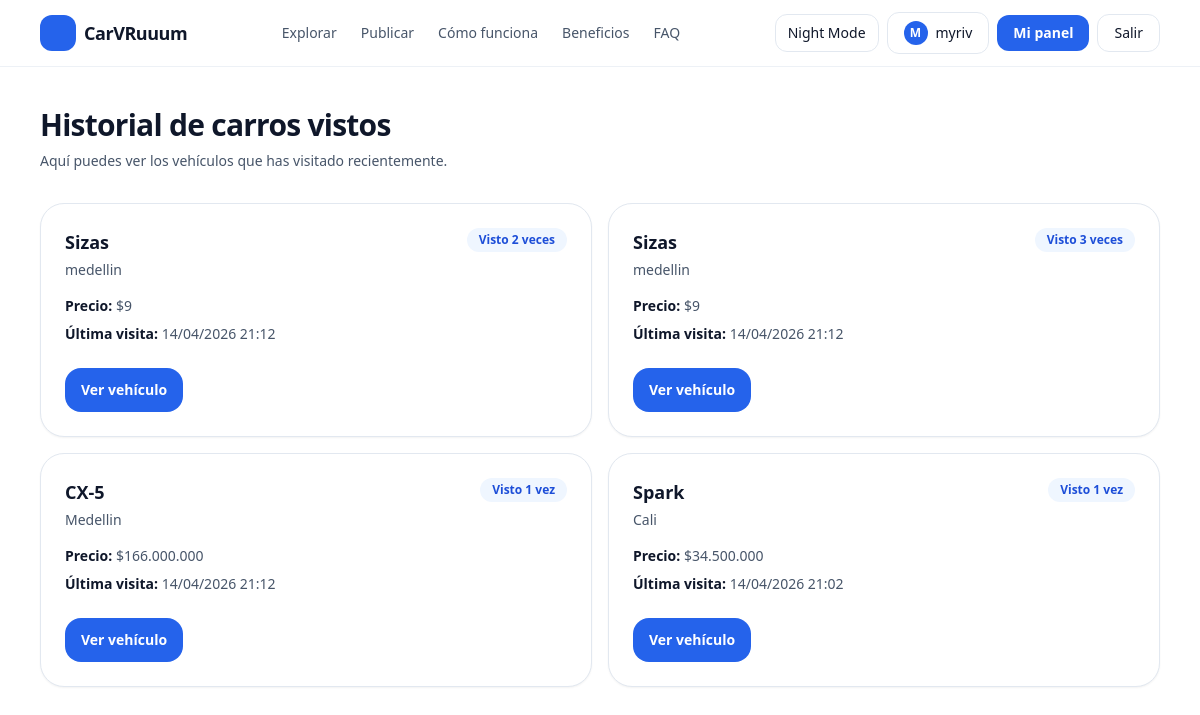
Before: /cars/history/ (signed in) with the older database file.
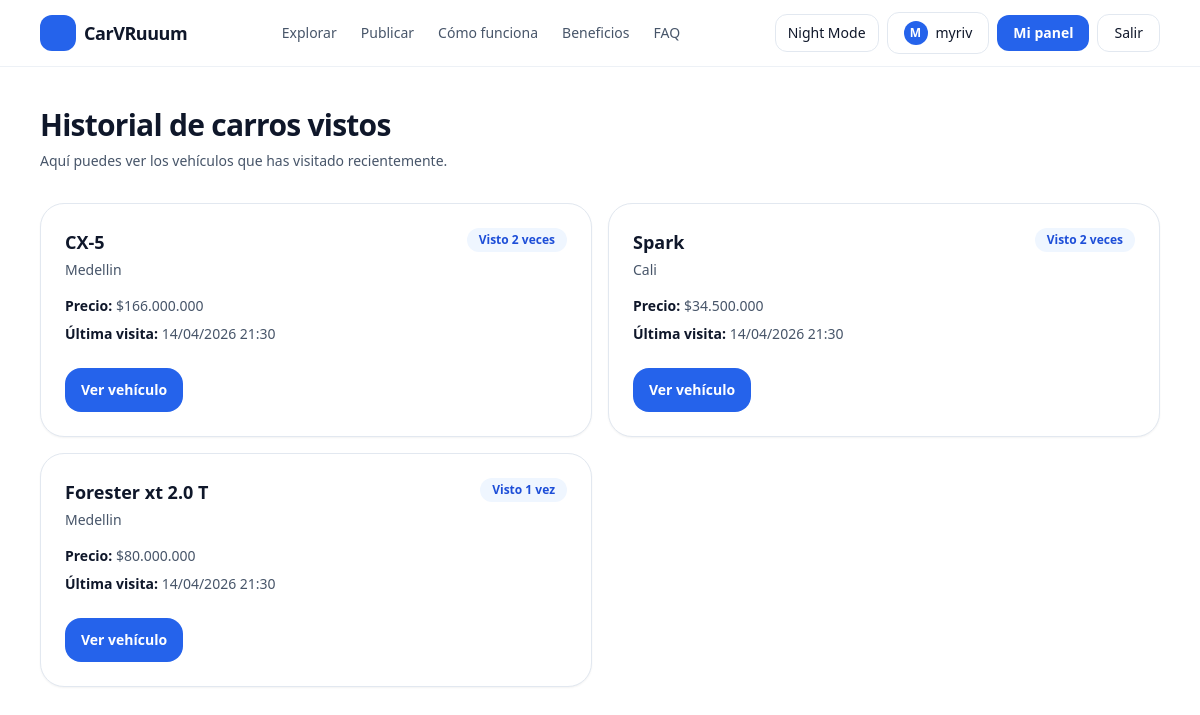
After: the same page with the newer database file.
### cars/models.py (models this page shows, shortened)
class CarViewHistory(models.Model):
    user = models.ForeignKey(User, on_delete=models.CASCADE, related_name="view_history")
    car = models.ForeignKey("Car", on_delete=models.CASCADE, related_name="viewed_by")
    first_viewed_at = models.DateTimeField(auto_now_add=True)
    last_viewed_at = models.DateTimeField(default=timezone.now)
    times_viewed = models.PositiveIntegerField(default=1)
    class Meta:
        unique_together = ("user", "car")
        ordering = ["-last_viewed_at"]

class Car(models.Model):
    owner = models.ForeignKey(settings.AUTH_USER_MODEL, on_delete=models.CASCADE, related_name="cars")
    make = models.CharField(max_length=60)
    model = models.CharField(max_length=60)
    year = models.PositiveIntegerField(validators=[MinValueValidator(1950), MaxValueValidator(2100)])
    price = models.PositiveIntegerField(validators=[MinValueValidator(0)])
    mileage_km = models.PositiveIntegerField(default=0, validators=[MinValueValidator(0)])
    is_sold = models.BooleanField(default=False)
    sold_at = models.DateTimeField(blank=True, null=True)
    city = models.CharField(max_length=80, blank=True, default="")
    description = models.TextField(blank=True, default="")
    is_active = models.BooleanField(default=True)
    created_at = models.DateTimeField(auto_now_add=True)
    class Meta:
        ordering = ["-created_at"]

### cars/views.py (the view)
# urls.py: path("history/", views.viewed_history, name="viewed_history"),
@login_required
def viewed_history(request):
    history = CarViewHistory.objects.filter(
        user=request.user,
        car__is_active=True
    ).select_related("car")
    return render(request, "cars/history.html", {
        "history": history
    })

### cars/templates/cars/history.html (shortened to what this page needs)
{% extends "base.html" %}
{% block content %}
<section class="mx-auto max-w-6xl px-4 py-10">
  <div class="flex items-center justify-between gap-4">
    <div>
      <h1 class="text-3xl font-bold tracking-tight">Historial de carros vistos</h1>
      <p class="mt-2 text-sm text-slate-600 dark:text-slate-300">
        Aquí puedes ver los vehículos que has visitado recientemente.
      </p>
    </div>
  </div>
  {% if history %}
    <div class="mt-8 grid gap-4 md:grid-cols-2 xl:grid-cols-3">
      {% for item in history %}
        <article class="rounded-3xl border border-slate-200 bg-white p-6 shadow-sm transition hover:-translate-y-1 hover:shadow-md dark:border-slate-800 dark:bg-slate-900">
          <div class="flex items-start justify-between gap-3">
            <div>
              <h2 class="text-lg font-bold text-slate-900 dark:text-white">
                {{ item.car.brand }} {{ item.car.model }}
              </h2>
              <p class="mt-1 text-sm text-slate-600 dark:text-slate-300">
                {{ item.car.city }}
              </p>
            </div>
            <span class="rounded-full bg-blue-50 px-3 py-1 text-xs font-semibold text-blue-700 dark:bg-blue-950/40 dark:text-blue-300">
              Visto {{ item.times_viewed }} {% if item.times_viewed == 1 %}vez{% else %}veces{% endif %}
            </span>
          </div>
          <div class="mt-4 space-y-2 text-sm text-slate-600 dark:text-slate-300">
            <p><span class="font-semibold text-slate-900 dark:text-white">Precio:</span> ${{ item.car.price }}</p>
            <p><span class="font-semibold text-slate-900 dark:text-white">Última visita:</span> {{ item.last_viewed_at|date:"d/m/Y H:i" }}</p>
          </div>
          <div class="mt-6">
            <a href="{% url 'cars:car_detail' item.car.pk %}"
               class="inline-flex rounded-2xl bg-blue-600 px-4 py-3 text-sm font-semibold text-white hover:bg-blue-700">
              Ver vehículo
            </a>
          </div>
        </article>
      {% endfor %}
    </div>
  {% endif %}
</section>
{% endblock %}

### templates/base.html (shortened to what this page needs)
{% load static %}
<!doctype html>
<html lang="es" class="">
<head>
  <script src="https://cdn.tailwindcss.com"></script>
</head>
<body class="min-h-screen bg-white text-slate-900 dark:bg-slate-950 dark:text-slate-100">
  <header class="sticky top-0 z-50 border-b border-slate-200/60 bg-white/80 backdrop-blur dark:border-slate-800/60 dark:bg-slate-950/70">
    <div class="mx-auto flex max-w-6xl items-center justify-between px-4 py-3">
      <a href="{% url 'landing' %}" class="flex items-center gap-2">
        <div class="h-9 w-9 rounded-xl bg-blue-600"></div>
        <span class="text-lg font-semibold tracking-tight">CarVRuuum</span>
      </a>
      <nav class="hidden items-center gap-6 md:flex">
        <a href="{% url 'cars:cars_list' %}" class="text-sm text-slate-600 hover:text-slate-900 dark:text-slate-300 dark:hover:text-white">
          Explorar
        </a>
        {% if user.is_authenticated %}
          <a href="{% url 'cars:car_create' %}" class="text-sm text-slate-600 hover:text-slate-900 dark:text-slate-300 dark:hover:text-white">
            Publicar
          </a>
        {% else %}
          <a href="{% url 'login' %}?next={% url 'cars:car_create' %}" class="text-sm text-slate-600 hover:text-slate-900 dark:text-slate-300 dark:hover:text-white">
            Publicar
          </a>
        {% endif %}
        <a href="{% url 'landing' %}#como-funciona" class="text-sm text-slate-600 hover:text-slate-900 dark:text-slate-300 dark:hover:text-white">
          Cómo funciona
        </a>
        <a href="{% url 'landing' %}#beneficios" class="text-sm text-slate-600 hover:text-slate-900 dark:text-slate-300 dark:hover:text-white">
          Beneficios
        </a>
        <a href="{% url 'landing' %}#faq" class="text-sm text-slate-600 hover:text-slate-900 dark:text-slate-300 dark:hover:text-white">
          FAQ
        </a>
      </nav>
      <div class="flex items-center gap-2">
        <button onclick="toggleTheme()"
          class="rounded-xl border border-slate-200 px-3 py-2 text-sm hover:bg-slate-50 dark:border-slate-800 dark:hover:bg-slate-900">
          Night Mode
        </button>
        {% if user.is_authenticated %}
          <a href="{% url 'profile' %}"
             class="flex items-center gap-2 rounded-xl border border-slate-200 px-4 py-2 text-sm font-medium hover:bg-slate-50 dark:border-slate-800 dark:hover:bg-slate-900">
            <span class="flex h-6 w-6 items-center justify-center rounded-full bg-blue-600 text-xs font-bold uppercase text-white">
              {{ user.username|slice:":1" }}
            </span>
            {{ user.username }}
          </a>
          <a href="{% url 'home' %}"
             class="rounded-xl bg-blue-600 px-4 py-2 text-sm font-semibold text-white hover:bg-blue-700">
            Mi panel
          </a>
          <form method="post" action="{% url 'logout' %}">
            <button class="rounded-xl border border-slate-200 px-4 py-2 text-sm hover:bg-slate-50 dark:border-slate-800 dark:hover:bg-slate-900">
              Salir
            </button>
          </form>
        {% endif %}
      </div>
    </div>
  </header>
  {% block content %}{% endblock %}
</body>
</html>

Changed rows visible on the page:
removed CarViewHistory: car.model "Sizas", car.city "medellin", times_viewed "2", shows "veces", car.price "9", last_viewed_at "14/04/2026 21:12"
removed CarViewHistory: car.model "Sizas", car.city "medellin", times_viewed "3", shows "veces", car.price "9", last_viewed_at "14/04/2026 21:12"
changed CarViewHistory "CX-5": times_viewed "1" → "2"; last_viewed_at "14/04/2026 21:12" → "14/04/2026 21:30"; times_viewed "vez" → "veces"
changed CarViewHistory "Spark": times_viewed "1" → "2"; last_viewed_at "14/04/2026 21:02" → "14/04/2026 21:30"; times_viewed "vez" → "veces"
added CarViewHistory: car.model "Forester xt 2.0 T", car.city "Medellin", times_viewed "1", shows "vez", car.price "80.000.000", last_viewed_at "14/04/2026 21:30"
